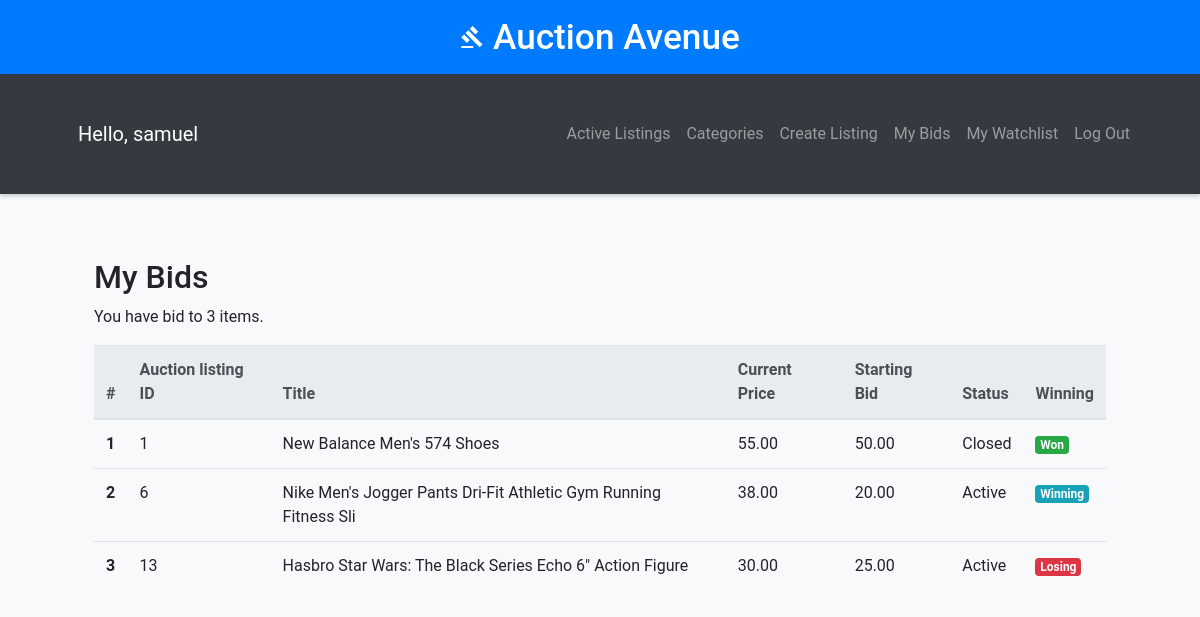
Screenshot of /mybiddings (signed in) with the database file from the repository.
### auctions/models.py (models this page shows, shortened)
class User(AbstractUser):
    email = models.EmailField(unique=True)
    def get_username(self):
        return self.username

class Auction(models.Model):
    title = models.CharField(max_length=64)
    description = models.TextField(max_length=512)
    starting_bid = models.DecimalField(max_digits=9, decimal_places=2, default=0.00)
    current_bid = models.DecimalField(max_digits=9, decimal_places=2, default=0.00)
    category = models.ForeignKey(Category, on_delete=models.CASCADE, related_name="auction_category", blank=True, null=True) # related_name search all the auctions with a given category
    imageURL = models.URLField(blank=True)
    seller = models.ForeignKey(User, on_delete=models.CASCADE, related_name="auction_seller")
    closed = models.BooleanField(default=False)
    creation_date = models.DateTimeField(auto_now_add=True)
    update_date = models.DateTimeField(auto_now=True, null=True)
    end_date = models.DateTimeField(null=False, blank=False)

### auctions/views.py (the view)
# urls.py: path("mybiddings", views.mybiddings, name="mybiddings")
@login_required(login_url="login")
def mybiddings(request):
    try:
        mybiddings= Bid.objects.filter(bider=request.user.id).values('auction').distinct()
        auction_numbers = mybiddings.values_list('auction', flat=True)
        unique_auctions = Auction.objects.filter(id__in=auction_numbers)
        auction_status_dict = {}
        for auction_id in auction_numbers:
            try:
                highest_bidder = Bid.objects.filter(auction=auction_id).order_by('-bid_price').first().bider
                is_highest_bidder = highest_bidder == request.user
                auction_status_dict[auction_id] = is_highest_bidder
            except Bid.DoesNotExist:
                auction_status_dict[auction_id] = False
    except ObjectDoesNotExist:
        mybiddings = None
        unique_auctions = None
        auction_numbers = 0
    return render(request, "auctions/mybiddings.html", {
        "mybiddings": mybiddings,
        "unique_auctions": unique_auctions,
        "Num": len(unique_auctions),
        "auction_status_dict": auction_status_dict
    })

### auctions/templates/auctions/mybiddings.html
{% extends "auctions/layout.html" %}
{% block body %}
<div class="container">
    <h2>My Bids</h2>
    {% if mybiddings %}
    <div><p>You have bid to {{ Num }} items.</p></div>
    <table class="table table-hover">
        <thead class="thead-light">
          <tr>
            <th scope="col">#</th>
            <th scope="col">Auction listing ID</th>
            <th scope="col">Title</th>
            <th scope="col">Current Price</th>
            <th scope="col">Starting Bid</th>
            <th scope="col">Status</th>
            <th scope="col">Winning</th>
          </tr>
        </thead>
        <tbody>
        {% for auction in unique_auctions %}
          <tr>
            <th scope="row">{{ forloop.counter }}</th>
            <td>{{ auction.id }}</td>
            <td><a href="{% url 'listing' auction.id %}" style="color: inherit;">{{ auction.title }}</a></td>
            <td>{{ auction.current_bid }}</td>
            <td>{{ auction.starting_bid }}</td>
            <td>
                {% if auction.closed %}
                    Closed
                {% else %}
                    Active
                {% endif %}
            </td>
            <td>
              {% for id, flag in auction_status_dict.items %}
              {% if id == auction.id  %}
              {% if flag and auction.closed %}
              <span class="badge badge-success" id="status">Won</span>
              {% elif flag and not auction.closed %}
              <span class="badge badge-info" id="status">Winning</span>
              {% elif not flag and auction.closed %}
              <span class="badge badge-danger" id="status">Lost</span>
              {% elif not flag and not auction.closed %}
              <span class="badge badge-danger" id="status">Losing</span>
              {% endif %}
              {% endif %}
              {% endfor %}
          </td>
          </tr>
        {% endfor %}
        </tbody>
      </table>
      {% else %}
      <p>No items in your Bidding list.</p>
      {% endif %}
</div>
{% endblock %}

### auctions/templates/auctions/layout.html (shortened to what this page needs)
{% load static %}
<!DOCTYPE html>
<html lang="en">
<head>
    <link rel="stylesheet" href="https://stackpath.bootstrapcdn.com/bootstrap/4.4.1/css/bootstrap.min.css">
    <link href="{% static 'auctions/styles.css' %}" rel="stylesheet">
</head>
<body>
    <header>
        <h1><i class="material-icons" >gavel</i> Auction Avenue</h1>
    </header>
    <nav class="navbar navbar-expand-lg navbar-dark">
        <div class="container">
            <a class="navbar-brand" >Hello, {{ user.get_username }}</a>
            <div class="collapse navbar-collapse" id="navbarNav">
                <ul class="navbar-nav ml-auto">
                    <li class="nav-item"><a class="nav-link" href="{% url 'index' %}">Active Listings</a></li>
                    <li class="nav-item"><a class="nav-link" href="{% url 'categories' %}">Categories</a></li>
                    {% if user.is_authenticated %}
                        <li class="nav-item"><a class="nav-link" href="{% url 'create' %}">Create Listing</a></li>
                        <li class="nav-item"><a class="nav-link" href="{% url 'mybiddings' %}">My Bids</a></li>
                        <li class="nav-item"><a class="nav-link" href="{% url 'watchlist' %}">My Watchlist</a></li>
                        <li class="nav-item"><a class="nav-link" href="{% url 'logout' %}">Log Out</a></li>
                    {% else %}
                        <li class="nav-item"><a class="nav-link" href="{% url 'login' %}">Log In</a></li>
                        <li class="nav-item"><a class="nav-link" href="{% url 'register' %}">Register</a></li>
                    {% endif %}
                </ul>
            </div>
        </div>
    </nav>
    <div class="container">
        {% block body %}{% endblock %}
    </div>
</body>
</html>

### auctions/static/auctions/styles.css (style rules this page uses)
body { margin: 10px; padding: 10px; }

### auctions/templates/auctions/layout.html (style rules this page uses)
body { font-family: 'Roboto', sans-serif; margin: 0; padding: 0; background: #f8f9fa; transition: background-color 0.3s; }
header { background: #007bff; color: #fff; padding: 1rem; text-align: center; box-shadow: 0 4px 8px rgba(0, 0, 0, 0.2); transition: background-color 0.3s; }
header h1 { margin: 0; font-size: 2.2rem; animation: fadeInDown 1s; }
nav { background: #343a40; color: #fff; padding: 0.5rem; box-shadow: 0 2px 4px rgba(0, 0, 0, 0.2); transition: background-color 0.3s; }
nav a { color: #fff; padding: 0.5rem 1rem; text-decoration: none; transition: color 0.3s, transform 0.3s; }
.container { padding: 2rem; animation: fadeInUp 1s; }

### rows the page displays
User: get_username "samuel"
Auction: id "1", title "New Balance Men's 574 Shoes", current_bid "55.00", starting_bid "50.00", closed "Closed"
Auction: id "6", title "Nike Men's Jogger Pants Dri-Fit Athletic Gym Running Fitness Sli", current_bid "38.00", starting_bid "20.00", closed "Active"
Auction: id "13", title "Hasbro Star Wars: The Black Series Echo 6\" Action Figure", current_bid "30.00", starting_bid "25.00", closed "Active"

### other values shown
{{ Num }} "3"
